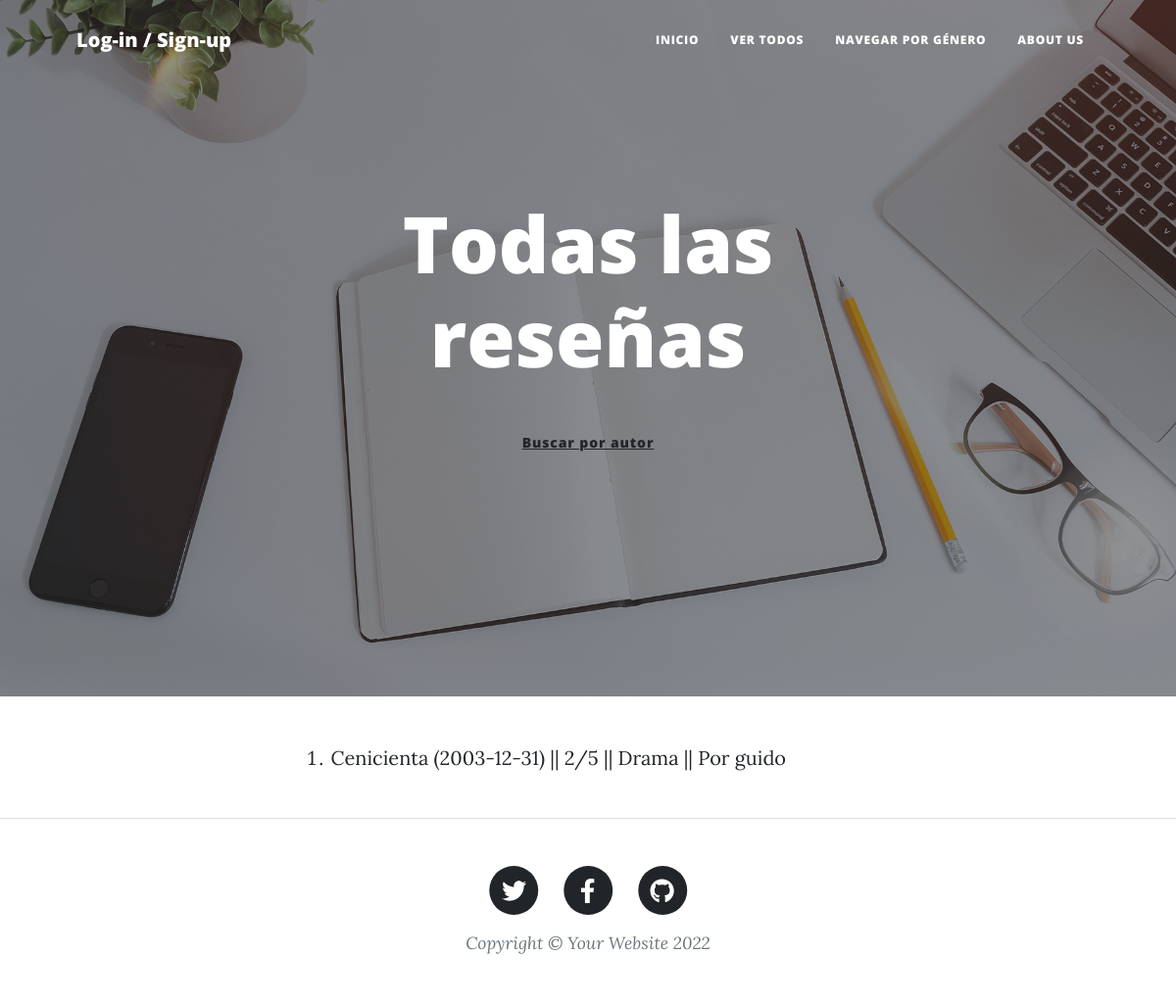
The page /blog/pages/ on the database as committed earlier.
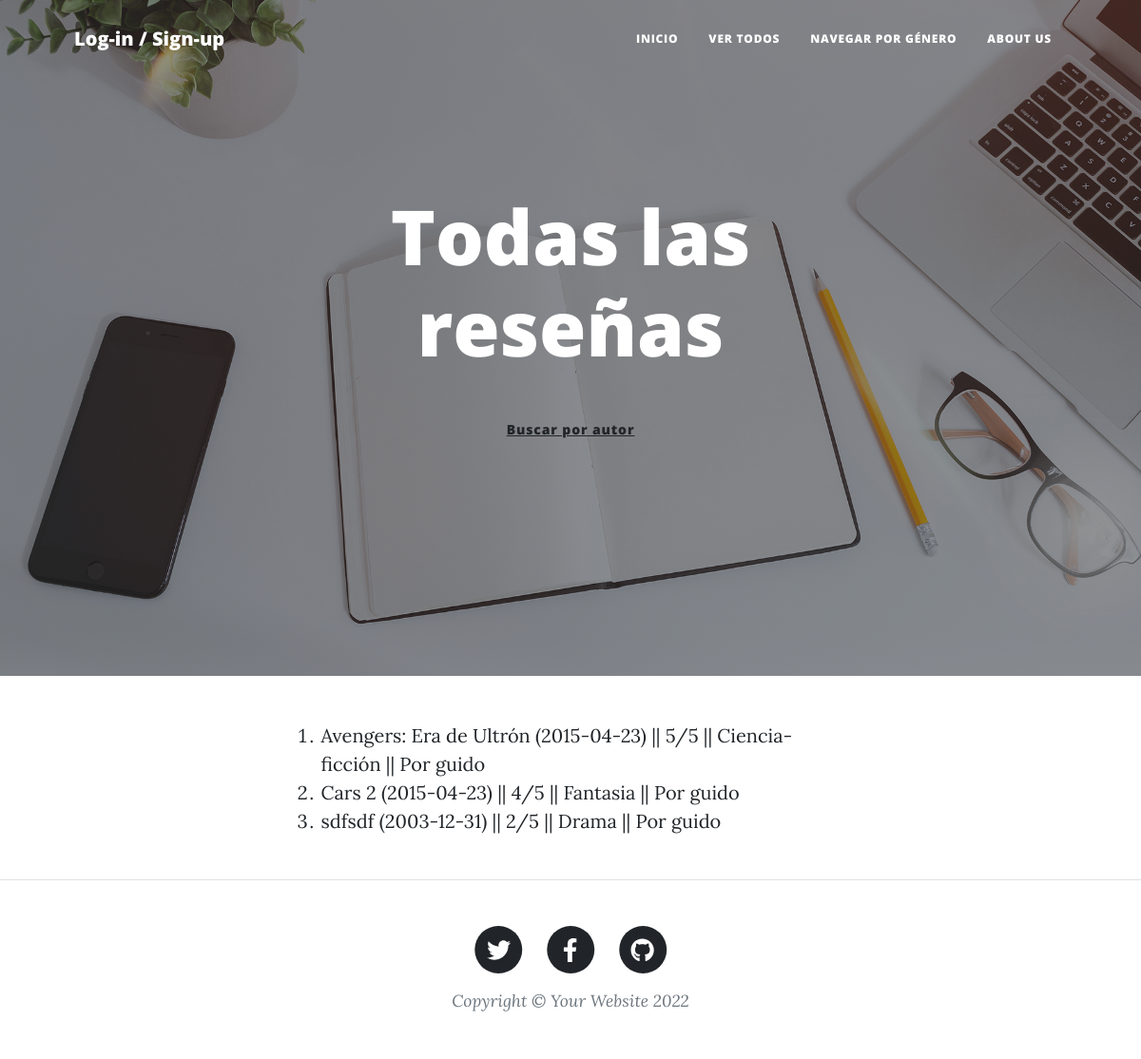
The same page on the database as committed later.
### AppBlog/models.py (models this page shows)
class Blog(models.Model):
    ESTRELLAS  = (
        ('1', '1'),
        ('2', '2'),
        ('3', '3'),
        ('4', '4'),
        ('5', '5'),
    )
    GENEROS = (
        ('Acción', 'Acción'),
        ('Drama', 'Drama'),
        ('Terror', 'Terror'),
        ('Ciencia-ficción', 'Ciencia-ficción'),
        ('Comedia', 'Comedia'),
        ('Fantasia', 'Fantasia'),
    )
    titulo = models.CharField(max_length=50)
    subtitulo = models.CharField(max_length=50)
    anio = models.DateField()
    duracion = models.IntegerField()
    genero = models.CharField(max_length=30, choices=GENEROS)
    resenia = models.CharField(max_length=500)
    estrellas = models.CharField(max_length=2, choices=ESTRELLAS)
    autor = models.CharField(max_length=50)
    fecha = models.DateTimeField()
    imagen = models.ImageField(upload_to='imagenes/', null=True, blank=True)
    def __str__(self):
        return f"{self.titulo} ({self.anio}) || {self.estrellas}/5 || {self.genero} || Por {self.autor}"

### AppBlog/views.py (the view)
# urls.py: path('pages/', views.mostrar_blogs, name="mostrar_blogs"),
def mostrar_blogs(request):
    blogs = Blog.objects.all()
    return render(request, "mostrar_blogs.html", {"blogs":blogs})

### AppBlog/templates/mostrar_blogs.html (shortened to what this page needs)
{% extends "base.html" %}
{% load static %}
{% block codigoDinamico %}
    <body>
        <header class="masthead" style="background-image: url('assets/img/home-bg.jpg')">
            <div class="container position-relative px-4 px-lg-5">
                <div class="row gx-4 gx-lg-5 justify-content-center">
                    <div class="col-md-10 col-lg-8 col-xl-7">
                        <div class="site-heading">
                            <h1>Todas las reseñas</h1>
                            <p>
                                <a class="btn btn-priamry" href="{% url 'buscar' %}">Buscar por autor </a>
                            </p>
                        </div>
                    </div>
                </div>
            </div>
        </header>
        <div class="container px-4 px-lg-5">
            <div class="row gx-4 gx-lg-5 justify-content-center">
                <div class="col-md-10 col-lg-8 col-xl-7">
                    {% if blogs %}
                        <ol>
                            {% for blog in blogs %}
                                <li>
                                    <a href="{% url 'mostrar_blog' blog.id %}"> {{blog}} </a>
                                </li>
                            {% endfor %}
                        </ol>
                    {% else %}
                        <p>No hay ninguna reseña aún</p>
                        <br>
                    {% endif %}
                    <br>
                </div>
            </div>
        </div>
{% endblock %}

### AppUserManagement/templates/base.html (shortened to what this page needs)
{% load static %}
<!DOCTYPE html>
<html lang="en">
    <head>
        <link href="{% static 'styles.css' %}" rel="stylesheet" />
    </head>
    <body>
        <nav class="navbar navbar-expand-lg navbar-light" id="mainNav">
            <div class="container px-4 px-lg-5">
                {% if request.user.is_authenticated %}
                    <a class="navbar-brand" href="{% url 'mi_perfil' %}">Mi Perfil</a>
                    <a class="navbar-brand" href="{% url 'crear_resenia' %}">Escribir reseña</a>
                    <a class="navbar-brand" href="{% url 'logout' %}">Log-out</a>
                {% else %}
                    <a class="navbar-brand" href="{% url 'login' %}">Log-in / Sign-up</a>
                {% endif %}
                <div class="collapse navbar-collapse" id="navbarResponsive">
                    <ul class="navbar-nav ms-auto py-4 py-lg-0">
                        <li class="nav-item"><a class="nav-link px-lg-3 py-3 py-lg-4" href="{% url 'inicio' %}">Inicio</a></li>
                        <li class="nav-item"><a class="nav-link px-lg-3 py-3 py-lg-4" href="{% url 'mostrar_blogs'%}">Ver todos</a></li>
                        <li class="nav-item"><a class="nav-link px-lg-3 py-3 py-lg-4" href="{% url 'generos'%}">Navegar por género</a></li>
                        <li class="nav-item"><a class="nav-link px-lg-3 py-3 py-lg-4" href="{% url 'about_us'%}">About Us</a></li>
                    </ul>
                </div>
            </div>
        </nav>
        {% block codigoDinamico %}
        {% endblock %}
        <footer class="border-top">
            <div class="container px-4 px-lg-5">
                <div class="row gx-4 gx-lg-5 justify-content-center">
                    <div class="col-md-10 col-lg-8 col-xl-7">
                        <ul class="list-inline text-center">
                            <li class="list-inline-item">
                                <a href="#!">
                                    <span class="fa-stack fa-lg">
                                        <i class="fas fa-circle fa-stack-2x"></i>
                                        <i class="fab fa-twitter fa-stack-1x fa-inverse"></i>
                                    </span>
                                </a>
                            </li>
                            <li class="list-inline-item">
                                <a href="#!">
                                    <span class="fa-stack fa-lg">
                                        <i class="fas fa-circle fa-stack-2x"></i>
                                        <i class="fab fa-facebook-f fa-stack-1x fa-inverse"></i>
                                    </span>
                                </a>
                            </li>
                            <li class="list-inline-item">
                                <a href="#!">
                                    <span class="fa-stack fa-lg">
                                        <i class="fas fa-circle fa-stack-2x"></i>
                                        <i class="fab fa-github fa-stack-1x fa-inverse"></i>
                                    </span>
                                </a>
                            </li>
                        </ul>
                        <div class="small text-center text-muted fst-italic">Copyright &copy; Your Website 2022</div>
                    </div>
                </div>
            </div>
        </footer>
    </body>
</html>

Rows that differ between the two databases and show on the page:
removed Blog: titulo+anio+estrellas "Cenicienta (2003-12-31) || 2/5 || Drama || Por guido"
added Blog: titulo+anio+estrellas "Avengers: Era de Ultrón (2015-04-23) || 5/5 || Ciencia-ficción || Por guido"
added Blog: titulo+anio+estrellas "Cars 2 (2015-04-23) || 4/5 || Fantasia || Por guido"
added Blog: titulo+anio+estrellas "sdfsdf (2003-12-31) || 2/5 || Drama || Por guido"
